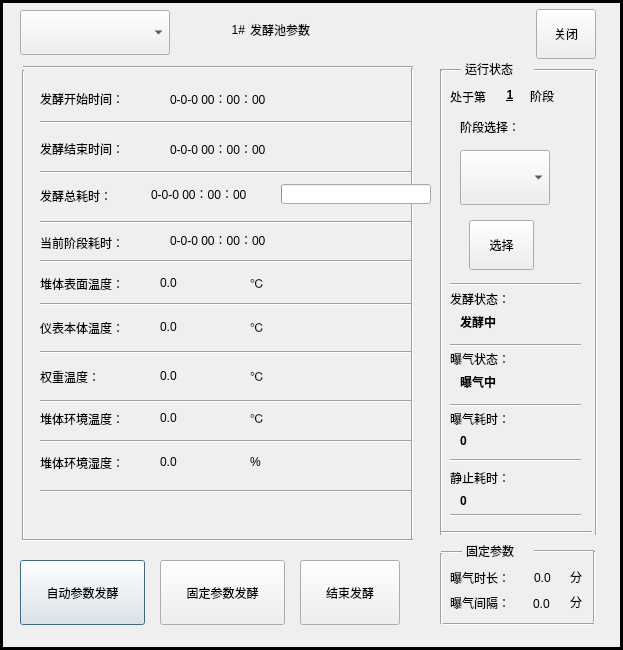
<?xml version="1.0" encoding="UTF-8"?>
<ui version="4.0">
 <class>FerControlDialog</class>
 <widget class="QDialog" name="FerControlDialog">
  <property name="geometry">
   <rect>
    <x>0</x>
    <y>0</y>
    <width>623</width>
    <height>650</height>
   </rect>
  </property>
  <property name="windowTitle">
   <string>Dialog</string>
  </property>
  <property name="styleSheet">
   <string notr="true"/>
  </property>
  <widget class="QPushButton" name="startFerButton">
   <property name="geometry">
    <rect>
     <x>20</x>
     <y>560</y>
     <width>125</width>
     <height>65</height>
    </rect>
   </property>
   <property name="text">
    <string>自动参数发酵</string>
   </property>
  </widget>
  <widget class="QPushButton" name="endFerButton">
   <property name="geometry">
    <rect>
     <x>300</x>
     <y>560</y>
     <width>100</width>
     <height>65</height>
    </rect>
   </property>
   <property name="text">
    <string>结束发酵</string>
   </property>
  </widget>
  <widget class="QComboBox" name="tankIndexComboBox">
   <property name="geometry">
    <rect>
     <x>20</x>
     <y>10</y>
     <width>150</width>
     <height>45</height>
    </rect>
   </property>
   <property name="font">
    <font>
     <pointsize>20</pointsize>
    </font>
   </property>
  </widget>
  <widget class="QLabel" name="tankIndexLabel">
   <property name="geometry">
    <rect>
     <x>220</x>
     <y>20</y>
     <width>25</width>
     <height>20</height>
    </rect>
   </property>
   <property name="text">
    <string>1#</string>
   </property>
   <property name="alignment">
    <set>Qt::AlignRight|Qt::AlignTrailing|Qt::AlignVCenter</set>
   </property>
  </widget>
  <widget class="QLabel" name="label_2">
   <property name="geometry">
    <rect>
     <x>250</x>
     <y>20</y>
     <width>90</width>
     <height>20</height>
    </rect>
   </property>
   <property name="text">
    <string>发酵池参数</string>
   </property>
  </widget>
  <widget class="Line" name="line_2">
   <property name="geometry">
    <rect>
     <x>23</x>
     <y>65</y>
     <width>390</width>
     <height>5</height>
    </rect>
   </property>
   <property name="orientation">
    <enum>Qt::Horizontal</enum>
   </property>
  </widget>
  <widget class="QLabel" name="label">
   <property name="geometry">
    <rect>
     <x>40</x>
     <y>91</y>
     <width>100</width>
     <height>16</height>
    </rect>
   </property>
   <property name="text">
    <string>发酵开始时间：</string>
   </property>
  </widget>
  <widget class="QLabel" name="label_3">
   <property name="geometry">
    <rect>
     <x>40</x>
     <y>141</y>
     <width>100</width>
     <height>16</height>
    </rect>
   </property>
   <property name="text">
    <string>发酵结束时间：</string>
   </property>
  </widget>
  <widget class="QLabel" name="label_5">
   <property name="geometry">
    <rect>
     <x>40</x>
     <y>188</y>
     <width>100</width>
     <height>16</height>
    </rect>
   </property>
   <property name="text">
    <string>发酵总耗时：</string>
   </property>
  </widget>
  <widget class="QLabel" name="label_6">
   <property name="geometry">
    <rect>
     <x>40</x>
     <y>700</y>
     <width>81</width>
     <height>16</height>
    </rect>
   </property>
   <property name="text">
    <string>第一步耗时：</string>
   </property>
  </widget>
  <widget class="QLabel" name="label_7">
   <property name="geometry">
    <rect>
     <x>40</x>
     <y>730</y>
     <width>81</width>
     <height>16</height>
    </rect>
   </property>
   <property name="text">
    <string>第二步耗时：</string>
   </property>
  </widget>
  <widget class="QLabel" name="label_8">
   <property name="geometry">
    <rect>
     <x>40</x>
     <y>760</y>
     <width>81</width>
     <height>16</height>
    </rect>
   </property>
   <property name="text">
    <string>第三步耗时：</string>
   </property>
  </widget>
  <widget class="QLabel" name="label_9">
   <property name="geometry">
    <rect>
     <x>40</x>
     <y>790</y>
     <width>81</width>
     <height>16</height>
    </rect>
   </property>
   <property name="text">
    <string>第四步耗时：</string>
   </property>
  </widget>
  <widget class="QLabel" name="label_10">
   <property name="geometry">
    <rect>
     <x>40</x>
     <y>276</y>
     <width>100</width>
     <height>16</height>
    </rect>
   </property>
   <property name="text">
    <string>堆体表面温度：</string>
   </property>
  </widget>
  <widget class="QLabel" name="label_11">
   <property name="geometry">
    <rect>
     <x>40</x>
     <y>320</y>
     <width>100</width>
     <height>16</height>
    </rect>
   </property>
   <property name="text">
    <string>仪表本体温度：</string>
   </property>
  </widget>
  <widget class="QLabel" name="label_12">
   <property name="geometry">
    <rect>
     <x>40</x>
     <y>850</y>
     <width>61</width>
     <height>16</height>
    </rect>
   </property>
   <property name="text">
    <string>低点温度：</string>
   </property>
  </widget>
  <widget class="QLabel" name="label_13">
   <property name="geometry">
    <rect>
     <x>40</x>
     <y>369</y>
     <width>100</width>
     <height>16</height>
    </rect>
   </property>
   <property name="text">
    <string>权重温度：</string>
   </property>
  </widget>
  <widget class="QLabel" name="label_14">
   <property name="geometry">
    <rect>
     <x>40</x>
     <y>411</y>
     <width>100</width>
     <height>16</height>
    </rect>
   </property>
   <property name="text">
    <string>堆体环境温度：</string>
   </property>
  </widget>
  <widget class="QLabel" name="label_15">
   <property name="geometry">
    <rect>
     <x>40</x>
     <y>455</y>
     <width>100</width>
     <height>16</height>
    </rect>
   </property>
   <property name="text">
    <string>堆体环境湿度：</string>
   </property>
  </widget>
  <widget class="QLabel" name="label_16">
   <property name="geometry">
    <rect>
     <x>40</x>
     <y>970</y>
     <width>51</width>
     <height>16</height>
    </rect>
   </property>
   <property name="text">
    <string>氧含量：</string>
   </property>
  </widget>
  <widget class="QLabel" name="label_17">
   <property name="geometry">
    <rect>
     <x>40</x>
     <y>1000</y>
     <width>61</width>
     <height>16</height>
    </rect>
   </property>
   <property name="text">
    <string>耗氧速率：</string>
   </property>
  </widget>
  <widget class="QLabel" name="ferStartTimeLabel">
   <property name="geometry">
    <rect>
     <x>170</x>
     <y>91</y>
     <width>240</width>
     <height>16</height>
    </rect>
   </property>
   <property name="text">
    <string>0-0-0 00：00：00</string>
   </property>
  </widget>
  <widget class="QLabel" name="ferEndTimeLabel">
   <property name="geometry">
    <rect>
     <x>170</x>
     <y>141</y>
     <width>240</width>
     <height>16</height>
    </rect>
   </property>
   <property name="text">
    <string>0-0-0 00：00：00</string>
   </property>
  </widget>
  <widget class="QLabel" name="ferTotalTimeLabel">
   <property name="geometry">
    <rect>
     <x>151</x>
     <y>186</y>
     <width>131</width>
     <height>16</height>
    </rect>
   </property>
   <property name="text">
    <string>0-0-0 00：00：00</string>
   </property>
  </widget>
  <widget class="QLabel" name="firstStepTimeLabel">
   <property name="geometry">
    <rect>
     <x>120</x>
     <y>700</y>
     <width>150</width>
     <height>16</height>
    </rect>
   </property>
   <property name="text">
    <string>0-0-0 00：00：00</string>
   </property>
  </widget>
  <widget class="QLabel" name="SecondStepTimeLabel">
   <property name="geometry">
    <rect>
     <x>120</x>
     <y>730</y>
     <width>150</width>
     <height>16</height>
    </rect>
   </property>
   <property name="text">
    <string>0-0-0 00：00：00</string>
   </property>
  </widget>
  <widget class="QLabel" name="thirdStepTimeLabel">
   <property name="geometry">
    <rect>
     <x>120</x>
     <y>760</y>
     <width>150</width>
     <height>16</height>
    </rect>
   </property>
   <property name="text">
    <string>0-0-0 00：00：00</string>
   </property>
  </widget>
  <widget class="QLabel" name="fouthStepTimeLabel">
   <property name="geometry">
    <rect>
     <x>120</x>
     <y>790</y>
     <width>150</width>
     <height>16</height>
    </rect>
   </property>
   <property name="text">
    <string>0-0-0 00：00：00</string>
   </property>
  </widget>
  <widget class="QLabel" name="highTemptureLabel">
   <property name="geometry">
    <rect>
     <x>160</x>
     <y>275</y>
     <width>80</width>
     <height>16</height>
    </rect>
   </property>
   <property name="text">
    <string>0.0</string>
   </property>
  </widget>
  <widget class="QLabel" name="midTemptureLabel">
   <property name="geometry">
    <rect>
     <x>160</x>
     <y>319</y>
     <width>80</width>
     <height>16</height>
    </rect>
   </property>
   <property name="text">
    <string>0.0</string>
   </property>
  </widget>
  <widget class="QLabel" name="lowTemptureLabel">
   <property name="geometry">
    <rect>
     <x>110</x>
     <y>850</y>
     <width>40</width>
     <height>16</height>
    </rect>
   </property>
   <property name="text">
    <string>0.0</string>
   </property>
  </widget>
  <widget class="QLabel" name="weightTemptureLabel">
   <property name="geometry">
    <rect>
     <x>160</x>
     <y>368</y>
     <width>80</width>
     <height>16</height>
    </rect>
   </property>
   <property name="text">
    <string>0.0</string>
   </property>
  </widget>
  <widget class="QLabel" name="envTemptureLabel">
   <property name="geometry">
    <rect>
     <x>160</x>
     <y>410</y>
     <width>80</width>
     <height>16</height>
    </rect>
   </property>
   <property name="text">
    <string>0.0</string>
   </property>
  </widget>
  <widget class="QLabel" name="envhumidityLabel">
   <property name="geometry">
    <rect>
     <x>160</x>
     <y>454</y>
     <width>80</width>
     <height>16</height>
    </rect>
   </property>
   <property name="text">
    <string>0.0</string>
   </property>
  </widget>
  <widget class="QLabel" name="aerobicRateLabel">
   <property name="geometry">
    <rect>
     <x>100</x>
     <y>970</y>
     <width>40</width>
     <height>16</height>
    </rect>
   </property>
   <property name="text">
    <string>0.0</string>
   </property>
  </widget>
  <widget class="QLabel" name="coRateLabel">
   <property name="geometry">
    <rect>
     <x>110</x>
     <y>1000</y>
     <width>40</width>
     <height>16</height>
    </rect>
   </property>
   <property name="text">
    <string>---</string>
   </property>
  </widget>
  <widget class="QLabel" name="label_33">
   <property name="geometry">
    <rect>
     <x>250</x>
     <y>275</y>
     <width>31</width>
     <height>16</height>
    </rect>
   </property>
   <property name="text">
    <string>℃</string>
   </property>
  </widget>
  <widget class="QLabel" name="label_34">
   <property name="geometry">
    <rect>
     <x>250</x>
     <y>319</y>
     <width>31</width>
     <height>16</height>
    </rect>
   </property>
   <property name="text">
    <string>℃</string>
   </property>
  </widget>
  <widget class="QLabel" name="label_35">
   <property name="geometry">
    <rect>
     <x>160</x>
     <y>850</y>
     <width>31</width>
     <height>16</height>
    </rect>
   </property>
   <property name="text">
    <string>℃</string>
   </property>
  </widget>
  <widget class="QLabel" name="label_36">
   <property name="geometry">
    <rect>
     <x>250</x>
     <y>368</y>
     <width>31</width>
     <height>16</height>
    </rect>
   </property>
   <property name="text">
    <string>℃</string>
   </property>
  </widget>
  <widget class="QLabel" name="label_37">
   <property name="geometry">
    <rect>
     <x>250</x>
     <y>410</y>
     <width>31</width>
     <height>16</height>
    </rect>
   </property>
   <property name="text">
    <string>℃</string>
   </property>
  </widget>
  <widget class="QLabel" name="label_38">
   <property name="geometry">
    <rect>
     <x>250</x>
     <y>454</y>
     <width>31</width>
     <height>16</height>
    </rect>
   </property>
   <property name="text">
    <string>%</string>
   </property>
  </widget>
  <widget class="QLabel" name="label_39">
   <property name="geometry">
    <rect>
     <x>150</x>
     <y>970</y>
     <width>31</width>
     <height>16</height>
    </rect>
   </property>
   <property name="text">
    <string>%</string>
   </property>
  </widget>
  <widget class="Line" name="line_3">
   <property name="geometry">
    <rect>
     <x>21</x>
     <y>70</y>
     <width>5</width>
     <height>471</height>
    </rect>
   </property>
   <property name="orientation">
    <enum>Qt::Vertical</enum>
   </property>
  </widget>
  <widget class="Line" name="line_4">
   <property name="geometry">
    <rect>
     <x>29</x>
     <y>1020</y>
     <width>389</width>
     <height>16</height>
    </rect>
   </property>
   <property name="orientation">
    <enum>Qt::Horizontal</enum>
   </property>
  </widget>
  <widget class="Line" name="line_5">
   <property name="geometry">
    <rect>
     <x>410</x>
     <y>68</y>
     <width>5</width>
     <height>471</height>
    </rect>
   </property>
   <property name="orientation">
    <enum>Qt::Vertical</enum>
   </property>
  </widget>
  <widget class="QProgressBar" name="ferTotalRunTimeProgressBar">
   <property name="geometry">
    <rect>
     <x>281</x>
     <y>184</y>
     <width>150</width>
     <height>20</height>
    </rect>
   </property>
   <property name="value">
    <number>0</number>
   </property>
   <property name="format">
    <string/>
   </property>
  </widget>
  <widget class="Line" name="line_6">
   <property name="geometry">
    <rect>
     <x>440</x>
     <y>60</y>
     <width>21</width>
     <height>20</height>
    </rect>
   </property>
   <property name="orientation">
    <enum>Qt::Horizontal</enum>
   </property>
  </widget>
  <widget class="QLabel" name="label_18">
   <property name="geometry">
    <rect>
     <x>465</x>
     <y>59</y>
     <width>70</width>
     <height>20</height>
    </rect>
   </property>
   <property name="text">
    <string>运行状态</string>
   </property>
  </widget>
  <widget class="Line" name="line_7">
   <property name="geometry">
    <rect>
     <x>534</x>
     <y>60</y>
     <width>60</width>
     <height>20</height>
    </rect>
   </property>
   <property name="orientation">
    <enum>Qt::Horizontal</enum>
   </property>
  </widget>
  <widget class="Line" name="line_8">
   <property name="geometry">
    <rect>
     <x>433</x>
     <y>70</y>
     <width>16</width>
     <height>465</height>
    </rect>
   </property>
   <property name="orientation">
    <enum>Qt::Vertical</enum>
   </property>
  </widget>
  <widget class="Line" name="line_9">
   <property name="geometry">
    <rect>
     <x>594</x>
     <y>70</y>
     <width>5</width>
     <height>465</height>
    </rect>
   </property>
   <property name="frameShadow">
    <enum>QFrame::Sunken</enum>
   </property>
   <property name="orientation">
    <enum>Qt::Vertical</enum>
   </property>
  </widget>
  <widget class="Line" name="line_10">
   <property name="geometry">
    <rect>
     <x>441</x>
     <y>530</y>
     <width>151</width>
     <height>5</height>
    </rect>
   </property>
   <property name="orientation">
    <enum>Qt::Horizontal</enum>
   </property>
  </widget>
  <widget class="QLabel" name="label_19">
   <property name="geometry">
    <rect>
     <x>450</x>
     <y>87</y>
     <width>50</width>
     <height>20</height>
    </rect>
   </property>
   <property name="text">
    <string>处于第</string>
   </property>
  </widget>
  <widget class="QLabel" name="runStateStepLabel">
   <property name="geometry">
    <rect>
     <x>500</x>
     <y>85</y>
     <width>20</width>
     <height>20</height>
    </rect>
   </property>
   <property name="font">
    <font>
     <weight>75</weight>
     <bold>true</bold>
     <underline>true</underline>
    </font>
   </property>
   <property name="text">
    <string>1</string>
   </property>
   <property name="alignment">
    <set>Qt::AlignCenter</set>
   </property>
  </widget>
  <widget class="QLabel" name="label_21">
   <property name="geometry">
    <rect>
     <x>530</x>
     <y>86</y>
     <width>40</width>
     <height>20</height>
    </rect>
   </property>
   <property name="text">
    <string>阶段</string>
   </property>
  </widget>
  <widget class="QLabel" name="label_20">
   <property name="geometry">
    <rect>
     <x>460</x>
     <y>112</y>
     <width>70</width>
     <height>30</height>
    </rect>
   </property>
   <property name="text">
    <string>阶段选择：</string>
   </property>
  </widget>
  <widget class="QComboBox" name="runStepComboBox">
   <property name="geometry">
    <rect>
     <x>460</x>
     <y>150</y>
     <width>90</width>
     <height>55</height>
    </rect>
   </property>
   <property name="font">
    <font>
     <pointsize>20</pointsize>
    </font>
   </property>
  </widget>
  <widget class="QPushButton" name="changeStepButton">
   <property name="geometry">
    <rect>
     <x>469</x>
     <y>220</y>
     <width>65</width>
     <height>50</height>
    </rect>
   </property>
   <property name="text">
    <string>选择</string>
   </property>
  </widget>
  <widget class="QLabel" name="label_22">
   <property name="geometry">
    <rect>
     <x>450</x>
     <y>290</y>
     <width>100</width>
     <height>18</height>
    </rect>
   </property>
   <property name="text">
    <string>发酵状态：</string>
   </property>
  </widget>
  <widget class="QLabel" name="ferStateLabel">
   <property name="geometry">
    <rect>
     <x>460</x>
     <y>313</y>
     <width>100</width>
     <height>18</height>
    </rect>
   </property>
   <property name="font">
    <font>
     <weight>75</weight>
     <bold>true</bold>
    </font>
   </property>
   <property name="text">
    <string>发酵中</string>
   </property>
  </widget>
  <widget class="QLabel" name="aerationStateLabel">
   <property name="geometry">
    <rect>
     <x>460</x>
     <y>373</y>
     <width>100</width>
     <height>18</height>
    </rect>
   </property>
   <property name="font">
    <font>
     <weight>75</weight>
     <bold>true</bold>
    </font>
   </property>
   <property name="text">
    <string>曝气中</string>
   </property>
  </widget>
  <widget class="QLabel" name="label_23">
   <property name="geometry">
    <rect>
     <x>450</x>
     <y>350</y>
     <width>100</width>
     <height>18</height>
    </rect>
   </property>
   <property name="text">
    <string>曝气状态：</string>
   </property>
  </widget>
  <widget class="QLabel" name="label_24">
   <property name="geometry">
    <rect>
     <x>450</x>
     <y>410</y>
     <width>100</width>
     <height>18</height>
    </rect>
   </property>
   <property name="text">
    <string>曝气耗时：</string>
   </property>
  </widget>
  <widget class="QLabel" name="aerationTotalTimeLabel">
   <property name="geometry">
    <rect>
     <x>460</x>
     <y>432</y>
     <width>111</width>
     <height>18</height>
    </rect>
   </property>
   <property name="font">
    <font>
     <weight>75</weight>
     <bold>true</bold>
    </font>
   </property>
   <property name="text">
    <string>0</string>
   </property>
  </widget>
  <widget class="QLabel" name="label_25">
   <property name="geometry">
    <rect>
     <x>450</x>
     <y>469</y>
     <width>100</width>
     <height>18</height>
    </rect>
   </property>
   <property name="text">
    <string>静止耗时：</string>
   </property>
  </widget>
  <widget class="QLabel" name="stillTotalTimeLabel">
   <property name="geometry">
    <rect>
     <x>460</x>
     <y>492</y>
     <width>111</width>
     <height>18</height>
    </rect>
   </property>
   <property name="font">
    <font>
     <weight>75</weight>
     <bold>true</bold>
    </font>
   </property>
   <property name="text">
    <string>0</string>
   </property>
  </widget>
  <widget class="QLabel" name="label_26">
   <property name="geometry">
    <rect>
     <x>480</x>
     <y>690</y>
     <width>71</width>
     <height>16</height>
    </rect>
   </property>
   <property name="text">
    <string>传感器状态：</string>
   </property>
  </widget>
  <widget class="QLabel" name="sensorStateLabel">
   <property name="geometry">
    <rect>
     <x>500</x>
     <y>710</y>
     <width>30</width>
     <height>30</height>
    </rect>
   </property>
   <property name="sizePolicy">
    <sizepolicy hsizetype="Expanding" vsizetype="Expanding">
     <horstretch>0</horstretch>
     <verstretch>0</verstretch>
    </sizepolicy>
   </property>
   <property name="autoFillBackground">
    <bool>true</bool>
   </property>
   <property name="text">
    <string/>
   </property>
   <property name="alignment">
    <set>Qt::AlignCenter</set>
   </property>
   <property name="wordWrap">
    <bool>true</bool>
   </property>
  </widget>
  <widget class="QPushButton" name="customFerButton">
   <property name="geometry">
    <rect>
     <x>160</x>
     <y>560</y>
     <width>125</width>
     <height>65</height>
    </rect>
   </property>
   <property name="text">
    <string>固定参数发酵</string>
   </property>
  </widget>
  <widget class="Line" name="line_11">
   <property name="geometry">
    <rect>
     <x>40</x>
     <y>120</y>
     <width>371</width>
     <height>5</height>
    </rect>
   </property>
   <property name="orientation">
    <enum>Qt::Horizontal</enum>
   </property>
  </widget>
  <widget class="Line" name="line_12">
   <property name="geometry">
    <rect>
     <x>40</x>
     <y>170</y>
     <width>371</width>
     <height>5</height>
    </rect>
   </property>
   <property name="orientation">
    <enum>Qt::Horizontal</enum>
   </property>
  </widget>
  <widget class="Line" name="line_13">
   <property name="geometry">
    <rect>
     <x>40</x>
     <y>220</y>
     <width>371</width>
     <height>5</height>
    </rect>
   </property>
   <property name="orientation">
    <enum>Qt::Horizontal</enum>
   </property>
  </widget>
  <widget class="Line" name="line_14">
   <property name="geometry">
    <rect>
     <x>40</x>
     <y>710</y>
     <width>371</width>
     <height>20</height>
    </rect>
   </property>
   <property name="orientation">
    <enum>Qt::Horizontal</enum>
   </property>
  </widget>
  <widget class="Line" name="line_15">
   <property name="geometry">
    <rect>
     <x>40</x>
     <y>740</y>
     <width>371</width>
     <height>20</height>
    </rect>
   </property>
   <property name="orientation">
    <enum>Qt::Horizontal</enum>
   </property>
  </widget>
  <widget class="Line" name="line_16">
   <property name="geometry">
    <rect>
     <x>40</x>
     <y>770</y>
     <width>371</width>
     <height>20</height>
    </rect>
   </property>
   <property name="orientation">
    <enum>Qt::Horizontal</enum>
   </property>
  </widget>
  <widget class="Line" name="line_17">
   <property name="geometry">
    <rect>
     <x>40</x>
     <y>800</y>
     <width>371</width>
     <height>20</height>
    </rect>
   </property>
   <property name="orientation">
    <enum>Qt::Horizontal</enum>
   </property>
  </widget>
  <widget class="Line" name="line_18">
   <property name="geometry">
    <rect>
     <x>40</x>
     <y>302</y>
     <width>371</width>
     <height>5</height>
    </rect>
   </property>
   <property name="orientation">
    <enum>Qt::Horizontal</enum>
   </property>
  </widget>
  <widget class="Line" name="line_19">
   <property name="geometry">
    <rect>
     <x>40</x>
     <y>350</y>
     <width>371</width>
     <height>5</height>
    </rect>
   </property>
   <property name="orientation">
    <enum>Qt::Horizontal</enum>
   </property>
  </widget>
  <widget class="Line" name="line_20">
   <property name="geometry">
    <rect>
     <x>40</x>
     <y>860</y>
     <width>371</width>
     <height>20</height>
    </rect>
   </property>
   <property name="orientation">
    <enum>Qt::Horizontal</enum>
   </property>
  </widget>
  <widget class="Line" name="line_21">
   <property name="geometry">
    <rect>
     <x>40</x>
     <y>399</y>
     <width>371</width>
     <height>5</height>
    </rect>
   </property>
   <property name="orientation">
    <enum>Qt::Horizontal</enum>
   </property>
  </widget>
  <widget class="Line" name="line_22">
   <property name="geometry">
    <rect>
     <x>40</x>
     <y>439</y>
     <width>371</width>
     <height>5</height>
    </rect>
   </property>
   <property name="orientation">
    <enum>Qt::Horizontal</enum>
   </property>
  </widget>
  <widget class="Line" name="line_23">
   <property name="geometry">
    <rect>
     <x>40</x>
     <y>489</y>
     <width>371</width>
     <height>5</height>
    </rect>
   </property>
   <property name="orientation">
    <enum>Qt::Horizontal</enum>
   </property>
  </widget>
  <widget class="Line" name="line_24">
   <property name="geometry">
    <rect>
     <x>40</x>
     <y>980</y>
     <width>371</width>
     <height>20</height>
    </rect>
   </property>
   <property name="orientation">
    <enum>Qt::Horizontal</enum>
   </property>
  </widget>
  <widget class="Line" name="line_25">
   <property name="geometry">
    <rect>
     <x>450</x>
     <y>343</y>
     <width>131</width>
     <height>5</height>
    </rect>
   </property>
   <property name="orientation">
    <enum>Qt::Horizontal</enum>
   </property>
  </widget>
  <widget class="Line" name="line_26">
   <property name="geometry">
    <rect>
     <x>450</x>
     <y>282</y>
     <width>131</width>
     <height>5</height>
    </rect>
   </property>
   <property name="orientation">
    <enum>Qt::Horizontal</enum>
   </property>
  </widget>
  <widget class="Line" name="line_27">
   <property name="geometry">
    <rect>
     <x>450</x>
     <y>403</y>
     <width>131</width>
     <height>5</height>
    </rect>
   </property>
   <property name="orientation">
    <enum>Qt::Horizontal</enum>
   </property>
  </widget>
  <widget class="Line" name="line_28">
   <property name="geometry">
    <rect>
     <x>450</x>
     <y>458</y>
     <width>131</width>
     <height>5</height>
    </rect>
   </property>
   <property name="orientation">
    <enum>Qt::Horizontal</enum>
   </property>
  </widget>
  <widget class="Line" name="line_29">
   <property name="geometry">
    <rect>
     <x>450</x>
     <y>513</y>
     <width>131</width>
     <height>5</height>
    </rect>
   </property>
   <property name="orientation">
    <enum>Qt::Horizontal</enum>
   </property>
  </widget>
  <widget class="QLabel" name="handSpaceTimeValeLabel">
   <property name="geometry">
    <rect>
     <x>533</x>
     <y>596</y>
     <width>35</width>
     <height>16</height>
    </rect>
   </property>
   <property name="text">
    <string>0.0</string>
   </property>
  </widget>
  <widget class="Line" name="line_32">
   <property name="geometry">
    <rect>
     <x>439</x>
     <y>553</y>
     <width>5</width>
     <height>71</height>
    </rect>
   </property>
   <property name="orientation">
    <enum>Qt::Vertical</enum>
   </property>
  </widget>
  <widget class="QLabel" name="handRunTimeValueLabel">
   <property name="geometry">
    <rect>
     <x>534</x>
     <y>570</y>
     <width>35</width>
     <height>16</height>
    </rect>
   </property>
   <property name="text">
    <string>0.0</string>
   </property>
  </widget>
  <widget class="QLabel" name="label_27">
   <property name="geometry">
    <rect>
     <x>466</x>
     <y>543</y>
     <width>70</width>
     <height>16</height>
    </rect>
   </property>
   <property name="text">
    <string>固定参数</string>
   </property>
  </widget>
  <widget class="QLabel" name="label_29">
   <property name="geometry">
    <rect>
     <x>450</x>
     <y>593</y>
     <width>75</width>
     <height>20</height>
    </rect>
   </property>
   <property name="text">
    <string>曝气间隔：</string>
   </property>
  </widget>
  <widget class="QLabel" name="label_30">
   <property name="geometry">
    <rect>
     <x>570</x>
     <y>567</y>
     <width>20</width>
     <height>20</height>
    </rect>
   </property>
   <property name="text">
    <string>分</string>
   </property>
  </widget>
  <widget class="Line" name="line_34">
   <property name="geometry">
    <rect>
     <x>443</x>
     <y>622</y>
     <width>151</width>
     <height>5</height>
    </rect>
   </property>
   <property name="orientation">
    <enum>Qt::Horizontal</enum>
   </property>
  </widget>
  <widget class="QLabel" name="label_31">
   <property name="geometry">
    <rect>
     <x>570</x>
     <y>592</y>
     <width>20</width>
     <height>20</height>
    </rect>
   </property>
   <property name="text">
    <string>分</string>
   </property>
  </widget>
  <widget class="Line" name="line_33">
   <property name="geometry">
    <rect>
     <x>592</x>
     <y>551</y>
     <width>5</width>
     <height>71</height>
    </rect>
   </property>
   <property name="orientation">
    <enum>Qt::Vertical</enum>
   </property>
  </widget>
  <widget class="QLabel" name="label_28">
   <property name="geometry">
    <rect>
     <x>450</x>
     <y>568</y>
     <width>75</width>
     <height>20</height>
    </rect>
   </property>
   <property name="text">
    <string>曝气时长：</string>
   </property>
  </widget>
  <widget class="Line" name="line_31">
   <property name="geometry">
    <rect>
     <x>534</x>
     <y>549</y>
     <width>60</width>
     <height>5</height>
    </rect>
   </property>
   <property name="orientation">
    <enum>Qt::Horizontal</enum>
   </property>
  </widget>
  <widget class="Line" name="line_30">
   <property name="geometry">
    <rect>
     <x>441</x>
     <y>550</y>
     <width>21</width>
     <height>5</height>
    </rect>
   </property>
   <property name="orientation">
    <enum>Qt::Horizontal</enum>
   </property>
  </widget>
  <widget class="QLabel" name="label_32">
   <property name="geometry">
    <rect>
     <x>40</x>
     <y>235</y>
     <width>100</width>
     <height>16</height>
    </rect>
   </property>
   <property name="text">
    <string>当前阶段耗时：</string>
   </property>
  </widget>
  <widget class="QLabel" name="currentStepTimeLabel">
   <property name="geometry">
    <rect>
     <x>170</x>
     <y>232</y>
     <width>150</width>
     <height>16</height>
    </rect>
   </property>
   <property name="text">
    <string>0-0-0 00：00：00</string>
   </property>
  </widget>
  <widget class="Line" name="line_35">
   <property name="geometry">
    <rect>
     <x>40</x>
     <y>259</y>
     <width>371</width>
     <height>5</height>
    </rect>
   </property>
   <property name="orientation">
    <enum>Qt::Horizontal</enum>
   </property>
  </widget>
  <widget class="Line" name="line_36">
   <property name="geometry">
    <rect>
     <x>22</x>
     <y>538</y>
     <width>391</width>
     <height>5</height>
    </rect>
   </property>
   <property name="orientation">
    <enum>Qt::Horizontal</enum>
   </property>
  </widget>
  <widget class="QPushButton" name="pauseFerButton">
   <property name="geometry">
    <rect>
     <x>350</x>
     <y>670</y>
     <width>75</width>
     <height>23</height>
    </rect>
   </property>
   <property name="text">
    <string>暂停发酵</string>
   </property>
  </widget>
  <widget class="QPushButton" name="exitButton">
   <property name="geometry">
    <rect>
     <x>536</x>
     <y>9</y>
     <width>60</width>
     <height>50</height>
    </rect>
   </property>
   <property name="text">
    <string>关闭</string>
   </property>
  </widget>
  <widget class="Line" name="line_37">
   <property name="geometry">
    <rect>
     <x>0</x>
     <y>0</y>
     <width>3</width>
     <height>650</height>
    </rect>
   </property>
   <property name="frameShadow">
    <enum>QFrame::Plain</enum>
   </property>
   <property name="lineWidth">
    <number>3</number>
   </property>
   <property name="orientation">
    <enum>Qt::Vertical</enum>
   </property>
  </widget>
  <widget class="Line" name="line_38">
   <property name="geometry">
    <rect>
     <x>620</x>
     <y>0</y>
     <width>3</width>
     <height>650</height>
    </rect>
   </property>
   <property name="frameShadow">
    <enum>QFrame::Plain</enum>
   </property>
   <property name="lineWidth">
    <number>3</number>
   </property>
   <property name="orientation">
    <enum>Qt::Vertical</enum>
   </property>
  </widget>
  <widget class="Line" name="line_39">
   <property name="geometry">
    <rect>
     <x>0</x>
     <y>0</y>
     <width>620</width>
     <height>3</height>
    </rect>
   </property>
   <property name="frameShadow">
    <enum>QFrame::Plain</enum>
   </property>
   <property name="lineWidth">
    <number>3</number>
   </property>
   <property name="orientation">
    <enum>Qt::Horizontal</enum>
   </property>
  </widget>
  <widget class="Line" name="line_40">
   <property name="geometry">
    <rect>
     <x>0</x>
     <y>647</y>
     <width>620</width>
     <height>3</height>
    </rect>
   </property>
   <property name="frameShadow">
    <enum>QFrame::Plain</enum>
   </property>
   <property name="lineWidth">
    <number>3</number>
   </property>
   <property name="orientation">
    <enum>Qt::Horizontal</enum>
   </property>
  </widget>
 </widget>
 <resources/>
 <connections/>
</ui>
